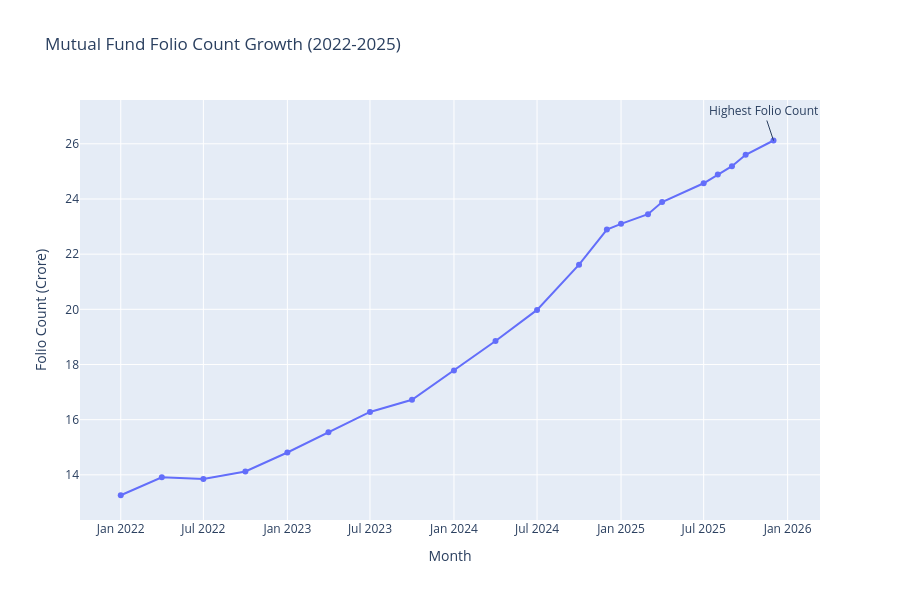

Notebook cell for this chart:
### Code cell
fig = px.line(
    folio,
    x="month",
    y="total_folios_crore",
    markers=True,
    title="Mutual Fund Folio Count Growth (2022-2025)"
)

fig.update_layout(
    height=600,
    xaxis_title="Month",
    yaxis_title="Folio Count (Crore)"
)
max_folio = folio.loc[
    folio["total_folios_crore"].idxmax()
]
max_folio
fig.add_annotation(
    x=max_folio["month"],
    y=max_folio["total_folios_crore"],
    text="Highest Folio Count",
    showarrow=True
)

fig.show()

### Figure 1 — Plotly figure (JSON) as saved in the notebook; plotly's stock layout.template omitted (floating-point values rounded to 4 significant figures)
{"data": [{"hovertemplate": "month=%{x}<br>total_folios_crore=%{y}<extra></extra>", "legendgroup": "", "line": {"color": "#636efa", "dash": "solid"}, "marker": {"symbol": "circle"}, "mode": "lines+markers", "name": "", "orientation": "v", "showlegend": false, "type": "scatter", "x": ["2022-01-01T00:00:00.000000", "2022-04-01T00:00:00.000000", "2022-07-01T00:00:00.000000", "2022-10-01T00:00:00.000000", "2023-01-01T00:00:00.000000", "2023-04-01T00:00:00.000000", "2023-07-01T00:00:00.000000", "2023-10-01T00:00:00.000000", "2024-01-01T00:00:00.000000", "2024-04-01T00:00:00.000000", "2024-07-01T00:00:00.000000", "2024-10-01T00:00:00.000000", "2024-12-01T00:00:00.000000", "2025-01-01T00:00:00.000000", "2025-03-01T00:00:00.000000", "2025-04-01T00:00:00.000000", "2025-07-01T00:00:00.000000", "2025-08-01T00:00:00.000000", "2025-09-01T00:00:00.000000", "2025-10-01T00:00:00.000000", "2025-12-01T00:00:00.000000"], "xaxis": "x", "y": [13.26, 13.91, 13.85, 14.12, 14.81, 15.54, 16.28, 16.72, 17.78, 18.85, 19.98, 21.62, 22.89, 23.1, 23.45, 23.89, 24.57, 24.89, 25.19, 25.6, 26.12], "yaxis": "y"}], "layout": {"annotations": [{"showarrow": true, "text": "Highest Folio Count", "x": "2025-12-01T00:00:00", "y": 26.12}], "height": 600, "legend": {"tracegroupgap": 0}, "title": {"text": "Mutual Fund Folio Count Growth (2022-2025)"}, "xaxis": {"anchor": "y", "domain": [0, 1], "title": {"text": "Month"}}, "yaxis": {"anchor": "x", "domain": [0, 1], "title": {"text": "Folio Count (Crore)"}}}}
